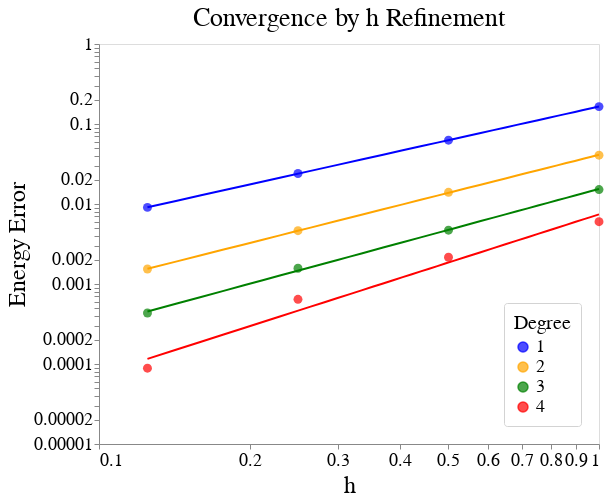

Here is the notebook cell this chart was saved with:
### Code cell
# HyperSS
base = alt.Chart(data).mark_circle(size=80).encode(
    alt.X('h', scale=alt.Scale(type='log')),
    alt.Y('Energy Error', scale=alt.Scale(type='log')),
    color=alt.Color('Degree label',
                    legend=alt.Legend(title="Degree"),
                    scale=alt.Scale(range=['blue', 'orange', 'green', 'red']),
                   )
).properties(
    title='Convergence by h Refinement',
    width=500,
    height=400,
)

regression = base.transform_regression(
        'h', 'Energy Error', groupby=['Degree label'], method='pow'
)

refColors = {
    '1' : 'blue',
    '2' : 'orange',
    '3' : 'green',
    '4' : 'red'
}
print(refColors['1'])
ref = [ alt.Chart(dataRef).mark_line().encode(
    alt.X('h', scale=alt.Scale(type='log')),
    alt.Y(refType, scale=alt.Scale(type='log')),
) for refType in ['1', '2', '3', '4']
]

combo = alt.layer(base, regression.mark_line(), *ref)
combo = alt.layer(*ref)
combo = alt.layer(base, regression.mark_line())

combo.configure(
    font='DejaVuSans',
).configure_title(
    fontSize=26,
    fontWeight='normal'
).configure_axis(
    grid=False,
    labelFontSize=18,
    titleFontSize=24,
    titleFontWeight='normal'
).configure_legend(
    orient='bottom-right',
    labelFontSize=18,
    titleFontSize=20,
    titleFontWeight='normal',
    padding=10,
    cornerRadius=3,
    strokeColor='lightgrey',
)

### Figure 1 — Vega-Lite specification as saved in the notebook (floating-point values rounded to 4 significant figures)
{"config": {"view": {"continuousWidth": 400, "continuousHeight": 300}, "axis": {"grid": false, "labelFontSize": 18, "titleFontSize": 24, "titleFontWeight": "normal"}, "font": "DejaVuSans", "legend": {"cornerRadius": 3, "labelFontSize": 18, "orient": "bottom-right", "padding": 10, "strokeColor": "lightgrey", "titleFontSize": 20, "titleFontWeight": "normal"}, "title": {"fontSize": 26, "fontWeight": "normal"}}, "layer": [{"mark": {"type": "circle", "size": 80}, "encoding": {"color": {"type": "nominal", "field": "Degree label", "legend": {"title": "Degree"}, "scale": {"range": ["blue", "orange", "green", "red"]}}, "x": {"type": "quantitative", "field": "h", "scale": {"type": "log"}}, "y": {"type": "quantitative", "field": "Energy Error", "scale": {"type": "log"}}}, "height": 400, "title": "Convergence by h Refinement", "width": 500}, {"mark": "line", "encoding": {"color": {"type": "nominal", "field": "Degree label", "legend": {"title": "Degree"}, "scale": {"range": ["blue", "orange", "green", "red"]}}, "x": {"type": "quantitative", "field": "h", "scale": {"type": "log"}}, "y": {"type": "quantitative", "field": "Energy Error", "scale": {"type": "log"}}}, "height": 400, "title": "Convergence by h Refinement", "transform": [{"on": "h", "regression": "Energy Error", "groupby": ["Degree label"], "method": "pow"}], "width": 500}], "data": {"name": "data-b56079939103ec87747d6224b57b999c"}, "$schema": "https://vega.github.io/schema/vega-lite/v4.8.1.json", "datasets": {"data-b56079939103ec87747d6224b57b999c": [{"Degree": 1, "Degree label": "1", "h": 1.0, "Energy": -18.68, "Energy Error": 0.165}, {"Degree": 1, "Degree label": "1", "h": 0.5, "Energy": -18.58, "Energy Error": 0.06277}, {"Degree": 1, "Degree label": "1", "h": 0.25, "Energy": -18.54, "Energy Error": 0.02407}, {"Degree": 1, "Degree label": "1", "h": 0.125, "Energy": -18.53, "Energy Error": 0.009067}, {"Degree": 2, "Degree label": "2", "h": 1.0, "Energy": -18.56, "Energy Error": 0.04076}, {"Degree": 2, "Degree label": "2", "h": 0.5, "Energy": -18.53, "Energy Error": 0.01399}, {"Degree": 2, "Degree label": "2", "h": 0.25, "Energy": -18.52, "Energy Error": 0.004639}, {"Degree": 2, "Degree label": "2", "h": 0.125, "Energy": -18.52, "Energy Error": 0.00154}, {"Degree": 3, "Degree label": "3", "h": 1.0, "Energy": -18.53, "Energy Error": 0.01515}, {"Degree": 3, "Degree label": "3", "h": 0.5, "Energy": -18.52, "Energy Error": 0.004708}, {"Degree": 3, "Degree label": "3", "h": 0.25, "Energy": -18.52, "Energy Error": 0.001574}, {"Degree": 3, "Degree label": "3", "h": 0.125, "Energy": -18.52, "Energy Error": 0.0004336}, {"Degree": 4, "Degree label": "4", "h": 1.0, "Energy": -18.52, "Energy Error": 0.006013}, {"Degree": 4, "Degree label": "4", "h": 0.5, "Energy": -18.52, "Energy Error": 0.002161}, {"Degree": 4, "Degree label": "4", "h": 0.25, "Energy": -18.52, "Energy Error": 0.0006436}, {"Degree": 4, "Degree label": "4", "h": 0.125, "Energy": -18.52, "Energy Error": 8.862e-05}]}}
